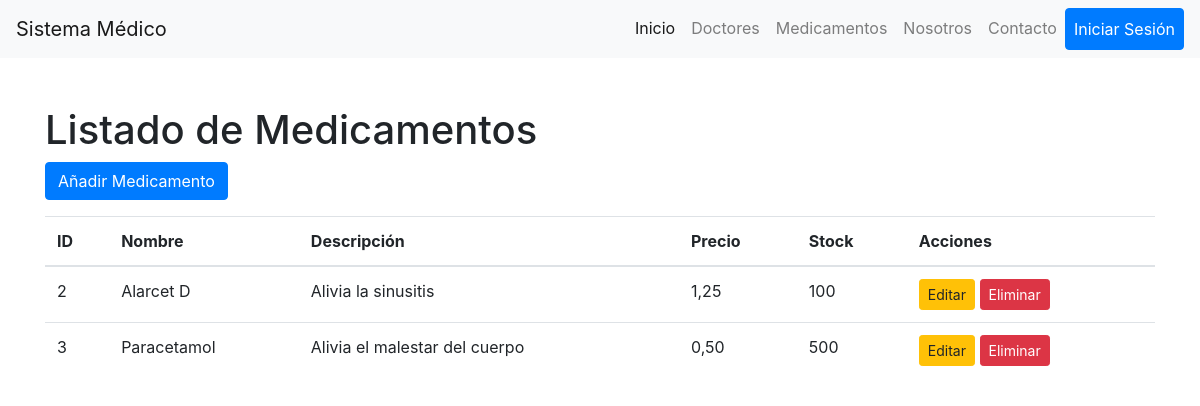
Page /medicines/medicamento_list/ on the committed database.
### aplication/medicines/models.py (models this page shows, shortened)
class Medicamento(models.Model):
    nombre = models.CharField(max_length=255)
    descripcion = models.CharField(max_length=255)
    precio = models.DecimalField(max_digits=10, decimal_places=2)
    stock = models.IntegerField()
    estado = models.BooleanField(default=True)  # Activo/Inactivo
    registered_by = models.ForeignKey(User, on_delete=models.CASCADE)

### aplication/medicines/views.py (the view)
# urls.py: path('medicamento_list/', views.MedicamentoListView.as_view(), name="medicamento_list"),
class MedicamentoListView(ListView):
    template_name = "medicamento/list.html"
    model = Medicamento
    context_object_name = "medicamentos"
    def get_context_data(self, **kwargs):
        context = super().get_context_data(**kwargs)
        context['title'] = "Medicamentos"
        context['title1'] = "Listado de Medicamentos"
        return context

### template/medicamento/list.html (shortened to what this page needs)
<!DOCTYPE html>
<html lang="es">
<head>
    <link href="https://stackpath.bootstrapcdn.com/bootstrap/4.5.2/css/bootstrap.min.css" rel="stylesheet">
</head>
<body>
            <nav class="navbar navbar-expand-lg navbar-light bg-light">
                <a class="navbar-brand" href="{% url 'core:home' %}">Sistema Médico</a>
                <div class="collapse navbar-collapse" id="navbarNav">
                    <ul class="navbar-nav ml-auto">
                        <li class="nav-item active">
                            <a class="nav-link" href={% url 'core:home' %}>Inicio </a>
                        </li>
                        <li class="nav-item">
                            <a class="nav-link" href={% url 'core:doctor_list' %}>Doctores</a>
                        </li>
                        <li class="nav-item">
                            <a class="nav-link" href={% url 'medicines:medicamento_list' %}>Medicamentos</a>
                        </li>
                        <li class="nav-item">
                            <a class="nav-link" href="#">Nosotros</a>
                        </li>
                        <li class="nav-item">
                            <a class="nav-link" href="#">Contacto</a>
                        </li>
                        <li class="nav-item">
                            <a class="nav-link btn btn-primary text-white" href="#">Iniciar Sesión</a>
                        </li>
                    </ul>
                </div>
            </nav>
    <div class="container mt-5">
        <h1>{{ title1 }}</h1>
        <a href="{% url 'medicines:medicamento_create' %}" class="btn btn-primary mb-3">Añadir Medicamento</a>
        <table class="table">
            <thead>
                <tr>
                    <th>ID</th>
                    <th>Nombre</th>
                    <th>Descripción</th>
                    <th>Precio</th>
                    <th>Stock</th>
                    <th>Acciones</th>
                </tr>
            </thead>
            <tbody>
                {% for medicamento in medicamentos %}
                    <tr>
                        <td>{{ medicamento.id }}</td>
                        <td>{{ medicamento.nombre }}</td>
                        <td>{{ medicamento.descripcion }}</td>
                        <td>{{ medicamento.precio }}</td>
                        <td>{{ medicamento.stock }}</td>
                        <td>
                            <a href="{% url 'medicines:medicamento_update' medicamento.id %}" class="btn btn-warning btn-sm">Editar</a>
                            <a href="{% url 'medicines:medicamento_delete' medicamento.id %}" class="btn btn-danger btn-sm">Eliminar</a>
                        </td>
                    </tr>
                {% empty %}
                    <tr>
                        <td colspan="6" class="text-center">No hay medicamentos disponibles.</td>
                    </tr>
                {% endfor %}
            </tbody>
        </table>
    </div>
</body>
</html>

### rows in the picture
Medicamento: id "2", nombre "Alarcet D", descripcion "Alivia la sinusitis", precio "1,25", stock "100"
Medicamento: id "3", nombre "Paracetamol", descripcion "Alivia el malestar del cuerpo", precio "0,50", stock "500"

### other values in the picture
{{ title1 }} "Listado de Medicamentos"
